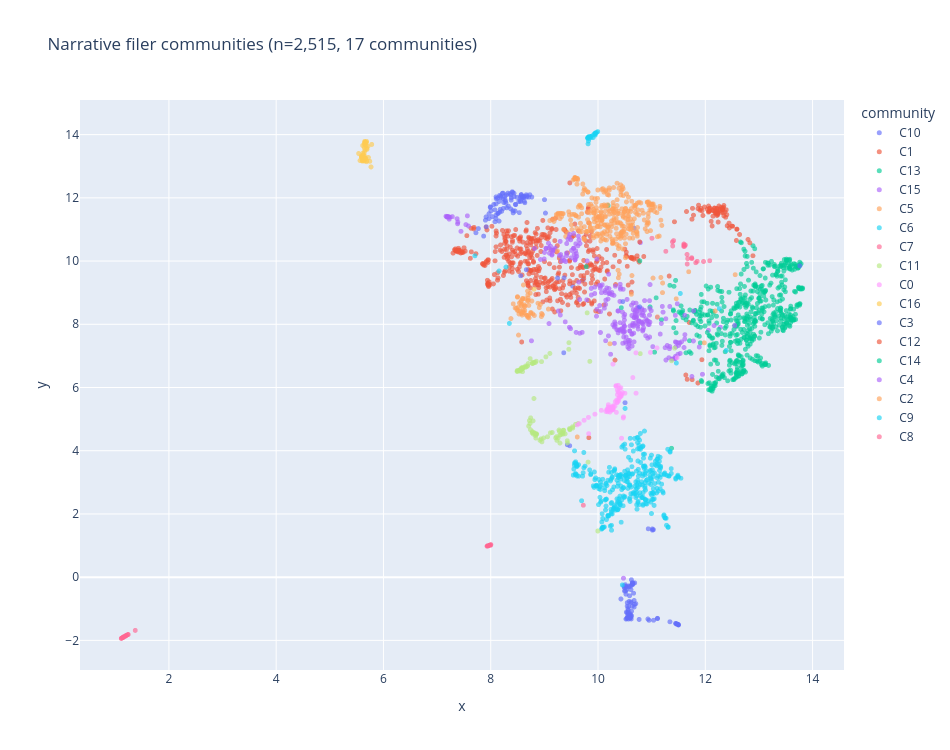

Write notebook code for a chart like this one.
### Markdown cell above
## Visualise

### Code cell
plot_df = pd.DataFrame({
    "x": embedding_2d[:, 0],
    "y": embedding_2d[:, 1],
    "community": [f"C{c}" for c in community_ids_narrative],
    "product": df_narrative["Product"].tolist(),
    "issue": df_narrative["Issue"].tolist(),
    "company": df_narrative["Company"].tolist(),
    "text_preview": [t[:120] for t in narrative_texts]
})

fig = px.scatter(
    plot_df,
    x="x", y="y",
    color="community",
    hover_data={
        "product": True,
        "issue": True,
        "company": True,
        "text_preview": True,
        "x": False,
        "y": False
    },
    opacity=0.65,
    title=f"Narrative filer communities (n={len(df_narrative):,}, {n_communities_narrative} communities)"
)

fig.update_traces(marker=dict(size=5))
fig.update_layout(width=950, height=750)
fig.show()

### Figure 1 — Plotly figure (JSON) as saved in the notebook; plotly's stock layout.template omitted (floating-point values rounded to 4 significant figures; data arrays with more than 128 entries replaced by an {"elided": "..."} marker saying what was removed)
{"data": [{"customdata": {"elided": "101x4 str values"}, "hovertemplate": "community=C10<br>product=%{customdata[0]}<br>issue=%{customdata[1]}<br>company=%{customdata[2]}<br>text_preview=%{customdata[3]}<extra></extra>", "legendgroup": "C10", "marker": {"color": "#636efa", "opacity": 0.65, "size": 5, "symbol": "circle"}, "mode": "markers", "name": "C10", "showlegend": true, "type": "scattergl", "x": [10.6, 10.68, 11.11, 11.45, 10.63, 11.47, 10.58, 10.94, 10.93, 10.65, 11.46, 11.48, 10.54, 10.58, 10.54, 9.719, 10.64, 10.56, 10.49, 10.6, 10.6, 10.6, 9.427, 10.65, 10.62, 10.56, 10.51, 10.55, 11.45, 10.62, 9.361, 11.47, 10.6, 10.48, 11.11, 10.68, 11.5, 10.5, 11.5, 10.67, 11.47, 10.52, 10.64, 10.58, 9.473, 10.63, 10.7, 11.49, 10.57, 10.51, 10.62, 10.61, 10.52, 10.65, 10.59, 10.66, 10.61, 10.52, 10.55, 10.52, 10.61, 10.58, 10.59, 10.67, 10.6, 10.53, 10.54, 10.61, 11.5, 10.59, 11.01, 10.67, 10.58, 10.64, 10.6, 10.66, 10.54, 10.59, 10.43, 11.5, 10.49, 10.77, 10.57, 11.02, 10.55, 10.57, 10.5, 11.03, 10.59, 10.56, 10.57, 10.64, 11.34, 10.95, 10.53, 11.49, 9.527, 11.04, 10.53, 10.53, 10.62], "xaxis": "x", "y": [-1.253, -0.1808, -1.302, -1.468, -0.253, -1.482, -1.261, 1.53, -1.324, -0.2102, -1.48, -1.488, -0.9162, -1.169, -0.807, 9.402, -0.9191, -1.109, -0.4394, -1.16, -1.198, -0.2935, 4.189, -0.1785, -1.077, -1.054, -0.238, -1.278, -1.463, -0.7811, 7.099, -1.482, -1.292, -0.2725, -1.311, -0.8592, -1.502, 5.518, -1.511, 11.04, -1.481, -0.5411, -0.1859, -1.278, 4.157, -1.225, -0.8399, -1.497, -0.3004, -0.4396, -1.321, -1.279, -0.2847, -0.2333, -1.28, -0.5087, -0.3948, -0.2951, -1.189, -1.326, -0.8121, -0.2762, -1.301, -0.7391, -1.21, -0.4015, -1.121, -1.226, -1.51, -1.283, 1.524, -0.9429, -0.7682, -0.1772, -1.294, -0.1976, -1.276, -1.255, -0.69, -1.496, -0.3304, -1.337, -1.325, 1.487, -1.287, -0.9317, -0.3262, 1.503, -0.589, -1.001, -1.148, -0.202, -1.412, -1.366, -1.108, -1.499, 9.208, -1.363, -1.308, -0.3099, -0.08238], "yaxis": "y"}, {"customdata": {"elided": "403x4 str values"}, "hovertemplate": "community=C1<br>product=%{customdata[0]}<br>issue=%{customdata[1]}<br>company=%{customdata[2]}<br>text_preview=%{customdata[3]}<extra></extra>", "legendgroup": "C1", "marker": {"color": "#EF553B", "opacity": 0.65, "size": 5, "symbol": "circle"}, "mode": "markers", "name": "C1", "showlegend": true, "type": "scattergl", "x": {"elided": "403 float values"}, "xaxis": "x", "y": {"elided": "403 float values"}, "yaxis": "y"}, {"customdata": {"elided": "441x4 str values"}, "hovertemplate": "community=C13<br>product=%{customdata[0]}<br>issue=%{customdata[1]}<br>company=%{customdata[2]}<br>text_preview=%{customdata[3]}<extra></extra>", "legendgroup": "C13", "marker": {"color": "#00cc96", "opacity": 0.65, "size": 5, "symbol": "circle"}, "mode": "markers", "name": "C13", "showlegend": true, "type": "scattergl", "x": {"elided": "441 float values"}, "xaxis": "x", "y": {"elided": "441 float values"}, "yaxis": "y"}, {"customdata": {"elided": "199x4 str values"}, "hovertemplate": "community=C15<br>product=%{customdata[0]}<br>issue=%{customdata[1]}<br>company=%{customdata[2]}<br>text_preview=%{customdata[3]}<extra></extra>", "legendgroup": "C15", "marker": {"color": "#ab63fa", "opacity": 0.65, "size": 5, "symbol": "circle"}, "mode": "markers", "name": "C15", "showlegend": true, "type": "scattergl", "x": {"elided": "199 float values"}, "xaxis": "x", "y": {"elided": "199 float values"}, "yaxis": "y"}, {"customdata": {"elided": "316x4 str values"}, "hovertemplate": "community=C5<br>product=%{customdata[0]}<br>issue=%{customdata[1]}<br>company=%{customdata[2]}<br>text_preview=%{customdata[3]}<extra></extra>", "legendgroup": "C5", "marker": {"color": "#FFA15A", "opacity": 0.65, "size": 5, "symbol": "circle"}, "mode": "markers", "name": "C5", "showlegend": true, "type": "scattergl", "x": {"elided": "316 float values"}, "xaxis": "x", "y": {"elided": "316 float values"}, "yaxis": "y"}, {"customdata": {"elided": "339x4 str values"}, "hovertemplate": "community=C6<br>product=%{customdata[0]}<br>issue=%{customdata[1]}<br>company=%{customdata[2]}<br>text_preview=%{customdata[3]}<extra></extra>", "legendgroup": "C6", "marker": {"color": "#19d3f3", "opacity": 0.65, "size": 5, "symbol": "circle"}, "mode": "markers", "name": "C6", "showlegend": true, "type": "scattergl", "x": {"elided": "339 float values"}, "xaxis": "x", "y": {"elided": "339 float values"}, "yaxis": "y"}, {"customdata": [["Credit card or prepaid card", "Trouble using your card", "PNC Bank N.A.", "I took a trip to XXXX in late XXXX lasting until the first week of XXXX. I had waited for this trip all year and wanted "], ["Credit reporting, credit repair services, or other personal consumer reports", "Problem with a credit reporting company's investigation into an existing problem", "PNC Bank N.A.", "Hi there, I have had a good credit and always make payments responsibly. XX/XX/2020 I saw a fraudulently opened loan acc"], ["Checking or savings account", "Managing an account", "PNC Bank N.A.", "PNC bank has failed to protect me as a customer someone hacked my account and made several unauthorized XXXX XXXX  trans"], ["Checking or savings account", "Managing an account", "PNC Bank N.A.", "I use a third party service named XXXX and it's already connected to my PNC business bank account. When trying to connec"], ["Checking or savings account", "Managing an account", "PNC Bank N.A.", "When I try to connect an external account and it says that pnc has made changes that prevents you from being able to lin"], ["Mortgage", "Trouble during payment process", "PNC Bank N.A.", "XX/XX/2020 called PNC Bank to get payoff on mortgage. We were given email XXXX XXXX XXXX and the info they required and "], ["Debt collection", "Attempts to collect debt not owed", "PNC Bank N.A.", "I am a customer with PNC bank. I have a personal account and a business account there. \nI applied for the PPP 1 loan. I "], ["Debt collection", "Took or threatened to take negative or legal action", "PNC Bank N.A.", "The original debt was with BBVA Compass Bank which is now owned by PNC Bank. PNC is attempting to collect a debt which t"], ["Mortgage", "Trouble during payment process", "PNC Bank N.A.", "I purchased a new home in XXXX 2020..I applied for a tax reduction from the XXXX XXXX by using prop XX/XX/XXXX which you"], ["Checking or savings account", "Managing an account", "PNC Bank N.A.", "I received the sum of {$8200.00} in my checking account with PNC bank from one XXXX XXXX my business contact on Thursday"], ["Mortgage", "Applying for a mortgage or refinancing an existing mortgage", "PNC Bank N.A.", "I have had a line of credit ( Mortgage ) with Pnc Bank for over 20 years. My credit score is XXXX to XXXX, They denied t"], ["Checking or savings account", "Managing an account", "PNC Bank N.A.", "On XX/XX/XXXX I placed a bill pay request with PNC bank to be sent to a credit union to pay off a loan. There was a spec"], ["Mortgage", "Trouble during payment process", "PNC Bank N.A.", "I want to make you aware of the pain a lot of Americans are suffering due to the BBVA PNC merger. In my specific case, P"], ["Payday loan, title loan, or personal loan", "Can't contact lender or servicer", "PNC Bank N.A.", "I am trying to connect my Pnc account to my XXXX app but Pnc isnt letting the connection to complete"], ["Money transfer, virtual currency, or money service", "Other transaction problem", "PNC Bank N.A.", "I have benefitted from the savings app, XXXX. Recently they said that PNC is suspending connection to the app. I have mo"], ["Money transfer, virtual currency, or money service", "Other service problem", "PNC Bank N.A.", "My bank PNC makes it impossible to connect my XXXX app account. Its getting annoying trying to reconnect every time I lo"], ["Checking or savings account", "Problem with a lender or other company charging your account", "PNC Bank N.A.", "Tried to pay money to a secured company via ACH, but said PNC Bank made a change and will not connect to pay."], ["Credit card or prepaid card", "Other features, terms, or problems", "PNC Bank N.A.", "PNC bank XXXX XXXX Credit Card. My account was cut off due to XXXX mo of inactivity. They sent out XXXX letter that like"], ["Mortgage", "Trouble during payment process", "PNC Bank N.A.", "The mortage thru PNC Bank in question was on a home we sold thru a realty listing XXXX XXXX, was paid in full thru a clo"], ["Money transfer, virtual currency, or money service", "Other transaction problem", "PNC Bank N.A.", "On XX/XX/2020, through my bank ( XXXX XXXX  ), I made a domestic wire transfer of {$3400.00} to a friend. The friends ba"]], "hovertemplate": "community=C7<br>product=%{customdata[0]}<br>issue=%{customdata[1]}<br>company=%{customdata[2]}<br>text_preview=%{customdata[3]}<extra></extra>", "legendgroup": "C7", "marker": {"color": "#FF6692", "opacity": 0.65, "size": 5, "symbol": "circle"}, "mode": "markers", "name": "C7", "showlegend": true, "type": "scattergl", "x": [11.01, 11.75, 11.39, 11.6, 11.61, 11.97, 11.75, 11.66, 12.08, 11.39, 11.85, 11.66, 11.67, 11.63, 11.61, 11.6, 11.6, 11.26, 11.82, 11.41], "xaxis": "x", "y": [10.72, 10.08, 10.48, 10.5, 10.51, 9.986, 10.11, 9.906, 10.01, 10.61, 9.991, 10.21, 10.08, 10.51, 10.47, 10.54, 10.46, 10.31, 9.948, 10.65], "yaxis": "y"}, {"customdata": {"elided": "98x4 str values"}, "hovertemplate": "community=C11<br>product=%{customdata[0]}<br>issue=%{customdata[1]}<br>company=%{customdata[2]}<br>text_preview=%{customdata[3]}<extra></extra>", "legendgroup": "C11", "marker": {"color": "#B6E880", "opacity": 0.65, "size": 5, "symbol": "circle"}, "mode": "markers", "name": "C11", "showlegend": true, "type": "scattergl", "x": [8.936, 9.996, 9.112, 8.582, 9.345, 8.575, 8.805, 8.947, 8.561, 8.597, 11.43, 8.572, 9.028, 8.54, 9.227, 9.528, 9.349, 10.79, 8.782, 9.581, 9.211, 9.458, 8.735, 8.722, 8.816, 8.779, 9.455, 8.688, 8.788, 8.699, 8.835, 8.985, 8.546, 9.336, 8.557, 9.057, 9.274, 8.833, 9.147, 9.102, 9.847, 8.543, 9.35, 8.846, 9.468, 8.65, 9.385, 8.536, 8.629, 8.81, 8.733, 8.84, 8.526, 8.855, 9.476, 8.568, 9.474, 8.492, 8.528, 8.778, 8.851, 8.839, 8.675, 9.628, 9.232, 9.281, 9.326, 8.794, 9.427, 9.287, 9.254, 8.592, 8.583, 8.918, 8.848, 9.36, 9.815, 11.37, 8.602, 8.848, 8.5, 9.29, 8.799, 8.954, 8.777, 8.648, 9.432, 8.817, 8.494, 9.525, 8.744, 8.74, 8.78, 8.832, 8.772, 9.307, 9.797, 8.707], "xaxis": "x", "y": [4.374, 1.46, 4.565, 6.574, 4.524, 6.58, 5.652, 6.819, 6.566, 6.616, 7.246, 6.577, 6.97, 6.555, 4.445, 4.718, 4.647, 7.071, 6.763, 4.833, 4.409, 7.418, 6.913, 4.953, 4.55, 4.599, 7.21, 6.686, 4.945, 6.758, 4.536, 4.401, 6.518, 4.579, 6.551, 4.441, 4.654, 6.792, 4.576, 7.078, 6.827, 6.555, 4.562, 4.52, 4.7, 6.641, 4.534, 6.529, 6.64, 6.799, 4.861, 4.529, 6.536, 4.525, 4.676, 6.608, 4.665, 6.506, 6.537, 4.594, 4.537, 4.402, 6.665, 4.86, 4.328, 4.609, 4.551, 4.528, 4.316, 4.491, 4.396, 6.503, 6.632, 4.329, 6.832, 4.648, 3.639, 6.846, 6.61, 4.518, 6.521, 4.242, 6.779, 4.281, 6.759, 6.679, 4.247, 4.562, 6.536, 4.757, 5.039, 4.665, 6.797, 4.48, 4.565, 4.507, 8.361, 4.778], "yaxis": "y"}, {"customdata": {"elided": "74x4 str values"}, "hovertemplate": "community=C0<br>product=%{customdata[0]}<br>issue=%{customdata[1]}<br>company=%{customdata[2]}<br>text_preview=%{customdata[3]}<extra></extra>", "legendgroup": "C0", "marker": {"color": "#FF97FF", "opacity": 0.65, "size": 5, "symbol": "circle"}, "mode": "markers", "name": "C0", "showlegend": true, "type": "scattergl", "x": [10.5, 10.18, 10.71, 10.36, 10.39, 10.2, 10.22, 10.27, 10.28, 10.36, 10.23, 9.652, 10.26, 10.26, 10.17, 10.35, 10.25, 10.23, 10.35, 10.33, 10.26, 10.23, 10.41, 10.28, 10.48, 10.38, 10.98, 10.39, 10.32, 10.37, 10.44, 10.4, 10.38, 9.615, 9.826, 10.47, 9.741, 10.34, 10.2, 10.43, 10.44, 10.2, 10.36, 10.38, 10.24, 10.28, 10.22, 10.17, 10.28, 10.34, 9.821, 10.19, 11.48, 10.65, 10.17, 10.25, 10.43, 11.1, 10.32, 10.46, 10.43, 9.942, 10.18, 10.28, 10.42, 10.15, 10.26, 10.06, 10.22, 10.28, 10.39, 10.29, 10.71, 10.19], "xaxis": "x", "y": [5.818, 5.268, 7.097, 5.772, 5.833, 5.292, 5.346, 5.343, 5.326, 5.531, 5.362, 4.858, 5.325, 5.386, 5.297, 5.605, 5.285, 5.319, 5.521, 6.043, 5.281, 5.355, 5.695, 5.302, 5.073, 5.856, 7.11, 5.694, 5.409, 5.593, 4.396, 5.968, 5.574, 4.819, 4.539, 5.037, 4.963, 6.058, 5.376, 5.797, 5.761, 5.316, 5.919, 6.069, 5.345, 6.74, 5.223, 5.31, 5.374, 5.213, 5.055, 5.386, 6.942, 6.314, 5.29, 5.326, 5.729, 7.252, 5.551, 5.839, 5.992, 5.156, 5.232, 5.394, 5.739, 5.242, 5.333, 5.277, 5.294, 5.344, 5.665, 5.424, 5.819, 5.456], "yaxis": "y"}, {"customdata": {"elided": "56x4 str values"}, "hovertemplate": "community=C16<br>product=%{customdata[0]}<br>issue=%{customdata[1]}<br>company=%{customdata[2]}<br>text_preview=%{customdata[3]}<extra></extra>", "legendgroup": "C16", "marker": {"color": "#FECB52", "opacity": 0.65, "size": 5, "symbol": "circle"}, "mode": "markers", "name": "C16", "showlegend": true, "type": "scattergl", "x": [5.643, 5.599, 5.653, 5.537, 5.608, 5.618, 5.631, 5.683, 5.63, 5.647, 5.72, 5.628, 5.628, 5.678, 5.659, 5.745, 5.653, 8.807, 5.597, 5.634, 5.603, 5.683, 5.626, 5.639, 5.655, 5.642, 5.624, 5.644, 5.665, 5.564, 5.62, 5.59, 5.661, 5.664, 5.649, 5.607, 5.684, 5.656, 5.692, 5.597, 5.67, 5.782, 5.618, 5.613, 5.626, 5.711, 5.666, 5.644, 5.587, 5.595, 5.687, 5.683, 5.658, 5.768, 5.645, 5.661], "xaxis": "x", "y": [13.58, 13.29, 13.75, 13.4, 13.16, 13.26, 13.28, 13.75, 13.24, 13.68, 13.28, 13.24, 13.18, 13.66, 13.75, 13.16, 13.76, 9.109, 13.24, 13.19, 13.18, 13.17, 13.36, 13.19, 13.52, 13.27, 13.26, 13.44, 13.75, 13.18, 13.36, 13.29, 13.7, 13.25, 13.79, 13.2, 13.14, 13.76, 13.53, 13.28, 13.24, 13.69, 13.42, 13.66, 13.22, 13.63, 13.76, 13.73, 13.32, 13.3, 13.57, 13.79, 13.31, 12.98, 13.17, 13.72], "yaxis": "y"}, {"customdata": {"elided": "90x4 str values"}, "hovertemplate": "community=C3<br>product=%{customdata[0]}<br>issue=%{customdata[1]}<br>company=%{customdata[2]}<br>text_preview=%{customdata[3]}<extra></extra>", "legendgroup": "C3", "marker": {"color": "#636efa", "opacity": 0.65, "size": 5, "symbol": "circle"}, "mode": "markers", "name": "C3", "showlegend": true, "type": "scattergl", "x": [8.458, 8.533, 8.368, 8.154, 8.381, 9.367, 8.204, 8.056, 10.78, 8.611, 8.236, 8.489, 8.435, 8.286, 8.604, 8.623, 7.769, 8.228, 8.635, 8.625, 8.728, 8.32, 8.1, 8.553, 13.76, 10.46, 8.266, 8.138, 8.384, 8.275, 7.901, 8.409, 8.616, 8.08, 8.663, 8.182, 8.567, 8.166, 8.556, 8.673, 7.916, 8.707, 8.581, 8.283, 8.032, 8.127, 8.592, 8.004, 8.454, 8.433, 9.02, 8.416, 8.765, 8.077, 8.154, 8.177, 8.23, 8.191, 8.571, 7.969, 9.002, 8.329, 7.724, 8.098, 8.298, 8.58, 8.241, 8.523, 8.669, 8.558, 8.401, 8.269, 9.246, 8.418, 8.36, 8.217, 8.373, 8.466, 8.554, 8.132, 7.968, 8.166, 8.096, 7.868, 7.99, 8.101, 8.101, 8.662, 7.995, 7.914], "xaxis": "x", "y": [11.79, 11.53, 12.09, 11.89, 11.93, 9.472, 11.58, 11.79, 8.554, 12.03, 11.67, 12.02, 12.04, 12.09, 12.05, 12.05, 11.03, 12.15, 11.85, 11.89, 12.1, 12.15, 12.03, 12.02, 9.849, 8.718, 12.05, 11.51, 12.0, 11.89, 11.29, 12.17, 12.01, 11.24, 9.729, 12.05, 12.09, 12.08, 11.92, 12.06, 11.09, 12.02, 11.99, 11.83, 11.4, 11.99, 12.02, 11.59, 11.58, 12.14, 11.52, 11.6, 12.03, 11.62, 11.26, 11.64, 11.97, 12.01, 12.1, 11.5, 11.94, 11.73, 10.89, 11.81, 11.68, 12.04, 11.85, 11.89, 12.03, 9.536, 12.19, 11.94, 9.462, 11.52, 12.13, 12.14, 11.65, 11.79, 11.88, 11.51, 11.34, 11.55, 11.35, 10.79, 11.7, 11.97, 11.46, 12.1, 11.72, 11.4], "yaxis": "y"}, {"customdata": {"elided": "69x4 str values"}, "hovertemplate": "community=C12<br>product=%{customdata[0]}<br>issue=%{customdata[1]}<br>company=%{customdata[2]}<br>text_preview=%{customdata[3]}<extra></extra>", "legendgroup": "C12", "marker": {"color": "#EF553B", "opacity": 0.65, "size": 5, "symbol": "circle"}, "mode": "markers", "name": "C12", "showlegend": true, "type": "scattergl", "x": [12.23, 12.59, 12.17, 12.14, 12.19, 12.32, 11.96, 12.59, 12.11, 12.13, 12.09, 12.37, 11.87, 12.06, 12.08, 12.83, 12.32, 11.65, 12.04, 12.41, 12.89, 12.22, 12.24, 12.4, 12.29, 12.45, 11.92, 12.13, 12.8, 12.25, 11.76, 12.22, 12.15, 12.07, 12.27, 12.5, 11.9, 12.38, 12.07, 12.35, 12.64, 12.35, 12.33, 12.22, 12.08, 12.27, 12.17, 11.94, 11.86, 10.78, 12.51, 12.23, 11.98, 12.32, 12.39, 12.33, 12.23, 12.2, 12.29, 11.42, 12.34, 12.22, 12.2, 12.18, 12.06, 12.44, 12.22, 12.58, 12.32], "xaxis": "x", "y": [11.5, 11.01, 11.68, 11.42, 11.52, 11.63, 11.44, 11.01, 11.26, 11.61, 11.67, 11.56, 11.77, 11.55, 11.59, 10.58, 11.64, 11.57, 11.64, 11.12, 10.17, 11.51, 11.23, 11.47, 11.54, 11.05, 11.67, 11.11, 10.68, 11.74, 11.67, 11.65, 11.59, 11.58, 11.59, 11.11, 11.61, 11.39, 11.57, 11.43, 10.84, 11.76, 11.53, 11.44, 11.67, 11.64, 11.58, 11.59, 11.66, 10.61, 11.1, 11.53, 11.71, 11.67, 11.62, 11.63, 11.47, 11.52, 11.7, 11.24, 11.7, 11.58, 11.54, 11.67, 11.74, 11.2, 11.67, 10.65, 11.67], "yaxis": "y"}, {"customdata": {"elided": "111x4 str values"}, "hovertemplate": "community=C14<br>product=%{customdata[0]}<br>issue=%{customdata[1]}<br>company=%{customdata[2]}<br>text_preview=%{customdata[3]}<extra></extra>", "legendgroup": "C14", "marker": {"color": "#00cc96", "opacity": 0.65, "size": 5, "symbol": "circle"}, "mode": "markers", "name": "C14", "showlegend": true, "type": "scattergl", "x": [12.92, 12.68, 12.11, 12.2, 12.11, 11.93, 12.75, 12.23, 12.63, 12.78, 13.06, 13.05, 12.62, 12.46, 12.14, 12.19, 12.22, 12.31, 12.58, 12.45, 11.93, 12.08, 12.04, 12.48, 12.71, 12.7, 12.6, 12.09, 13.06, 12.84, 12.57, 12.62, 12.05, 12.6, 12.6, 12.55, 12.6, 11.86, 12.54, 12.72, 12.07, 12.7, 12.18, 12.95, 12.32, 12.68, 12.7, 12.69, 13.11, 12.61, 12.67, 12.1, 12.58, 12.98, 12.07, 12.72, 12.58, 12.16, 12.84, 12.51, 12.21, 12.33, 12.48, 12.14, 12.25, 12.42, 13.12, 12.7, 11.91, 12.64, 12.98, 12.26, 12.58, 12.1, 12.31, 11.99, 12.46, 12.16, 12.88, 13.01, 12.5, 12.13, 12.67, 13.13, 12.24, 12.47, 13.18, 12.96, 12.65, 12.56, 12.58, 12.14, 12.64, 12.54, 12.44, 12.14, 12.31, 12.36, 12.18, 12.71, 12.75, 12.07, 12.06, 12.14, 12.58, 12.24, 12.68, 12.45, 12.6, 12.62, 13.13], "xaxis": "x", "y": [6.847, 6.437, 5.919, 6.865, 6.044, 6.184, 7.207, 6.756, 6.435, 7.024, 6.678, 6.724, 6.364, 7.698, 6.036, 6.164, 7.696, 6.398, 6.445, 6.833, 6.219, 7.619, 7.741, 7.16, 6.488, 6.507, 6.432, 5.919, 6.77, 6.935, 6.474, 6.366, 6.123, 6.554, 6.482, 6.748, 6.628, 7.932, 6.25, 6.545, 6.15, 6.706, 6.057, 7.008, 6.362, 6.429, 6.86, 6.696, 6.726, 7.036, 6.518, 5.972, 6.327, 6.808, 7.644, 6.525, 6.757, 6.131, 7.372, 6.246, 6.326, 6.43, 6.452, 5.961, 7.839, 6.212, 6.747, 6.841, 7.907, 7.006, 6.998, 6.274, 6.848, 6.74, 7.333, 7.946, 6.864, 6.044, 6.893, 6.838, 6.787, 5.883, 6.806, 6.725, 6.287, 6.548, 6.699, 6.839, 6.795, 6.312, 6.415, 5.98, 6.469, 6.277, 6.525, 7.569, 6.353, 6.314, 6.125, 6.752, 6.488, 8.031, 5.93, 6.414, 6.82, 6.514, 6.66, 6.708, 6.856, 7.008, 6.779], "yaxis": "y"}, {"customdata": {"elided": "75x4 str values"}, "hovertemplate": "community=C4<br>product=%{customdata[0]}<br>issue=%{customdata[1]}<br>company=%{customdata[2]}<br>text_preview=%{customdata[3]}<extra></extra>", "legendgroup": "C4", "marker": {"color": "#ab63fa", "opacity": 0.65, "size": 5, "symbol": "circle"}, "mode": "markers", "name": "C4", "showlegend": true, "type": "scattergl", "x": [7.284, 9.584, 9.177, 9.58, 7.387, 7.382, 9.294, 11.75, 9.414, 9.5, 9.338, 9.202, 7.564, 9.978, 7.189, 7.218, 9.585, 9.634, 8.997, 9.281, 10.97, 9.507, 8.927, 9.305, 7.241, 9.397, 9.16, 9.131, 9.085, 9.546, 9.167, 9.114, 7.586, 9.471, 9.605, 9.441, 8.817, 9.574, 7.205, 9.032, 9.555, 9.002, 7.2, 9.14, 7.373, 9.321, 7.18, 9.372, 11.95, 9.411, 9.796, 9.416, 9.141, 8.759, 9.03, 7.445, 9.195, 9.977, 7.167, 9.462, 9.571, 7.217, 9.541, 9.646, 9.663, 10.2, 9.077, 9.595, 9.49, 9.548, 7.183, 7.537, 7.226, 9.625, 9.094], "xaxis": "x", "y": [11.41, 10.33, 10.34, 10.1, 11.23, 11.18, 10.62, 6.348, 10.17, 10.1, 10.1, 10.41, 11.43, 8.475, 11.4, 11.38, 10.55, 10.79, 10.07, 10.18, 9.256, 10.34, 10.05, 10.21, 11.39, 9.984, 10.34, 10.36, 10.41, 10.87, 10.36, 10.47, 11.11, 10.84, 10.15, 10.69, 10.4, 10.04, 11.41, 10.4, 10.21, 10.27, 11.4, 10.21, 11.34, 10.0, 11.4, 10.02, 6.418, 10.25, 10.0, 10.55, 10.19, 7.477, 10.41, 10.94, 10.36, 10.06, 11.42, 10.76, 10.03, 11.4, 10.4, 10.67, 10.55, 9.585, 10.56, 10.24, 10.67, 10.41, 11.41, 11.15, 11.32, 10.48, 10.25], "yaxis": "y"}, {"customdata": {"elided": "58x4 str values"}, "hovertemplate": "community=C2<br>product=%{customdata[0]}<br>issue=%{customdata[1]}<br>company=%{customdata[2]}<br>text_preview=%{customdata[3]}<extra></extra>", "legendgroup": "C2", "marker": {"color": "#FFA15A", "opacity": 0.65, "size": 5, "symbol": "circle"}, "mode": "markers", "name": "C2", "showlegend": true, "type": "scattergl", "x": [8.495, 8.586, 8.579, 8.701, 8.701, 8.693, 8.687, 9.244, 8.559, 8.518, 8.673, 8.945, 8.575, 8.419, 8.713, 8.609, 8.455, 8.591, 8.479, 8.528, 9.822, 8.813, 8.604, 8.645, 8.603, 8.376, 8.905, 9.97, 9.89, 8.783, 8.668, 8.6, 8.881, 8.744, 8.55, 8.499, 8.766, 9.671, 8.569, 8.643, 8.514, 8.536, 8.963, 8.7, 8.573, 8.948, 8.627, 8.62, 8.737, 8.626, 8.516, 8.498, 8.688, 8.632, 8.71, 8.748, 8.69, 8.925], "xaxis": "x", "y": [8.441, 8.293, 8.631, 8.757, 8.265, 8.933, 9.052, 10.32, 8.71, 7.658, 8.283, 8.246, 8.337, 8.646, 8.203, 9.244, 8.514, 8.816, 8.508, 8.327, 11.79, 8.279, 8.463, 8.578, 8.811, 8.18, 8.53, 11.69, 11.73, 8.329, 8.283, 8.382, 8.665, 8.348, 8.416, 8.857, 8.736, 11.75, 8.583, 8.811, 8.543, 8.674, 8.306, 8.829, 8.75, 8.34, 8.57, 8.619, 8.982, 8.362, 8.425, 8.874, 8.733, 8.439, 8.598, 8.375, 8.225, 8.629], "yaxis": "y"}, {"customdata": [["Money transfer, virtual currency, or money service", "Fraud or scam", "Coinbase, Inc.", "I have been subject of theft and financial crimes. My account was with the firm called Coinbase, Due to no help form coi"], ["Money transfer, virtual currency, or money service", "Other transaction problem", "Coinbase, Inc.", "Hi i deposited {$250.00} to my coinbase account from my XXXX XXXX XXXX bank account. \nThe deposit failed \" due to insuff"], ["Credit card or prepaid card", "Problem with a purchase or transfer", "Coinbase, Inc.", "On XX/XX/XXXX, I attempted to make a transaction at XXXX for {$2400.00} on my coinbase visa card ending in XXXX, tied to"], ["Money transfer, virtual currency, or money service", "Managing, opening, or closing your mobile wallet account", "Coinbase, Inc.", "Hello, I contacted ( cryptocurrency exchange ) XXXX 's support about a potential attempt to compromise my account. Basic"], ["Money transfer, virtual currency, or money service", "Fraud or scam", "Coinbase, Inc.", "XX/XX/XXXX at XXXX am I had regular day to get ready for work. When I wake up I see my phone to check the weather but th"], ["Money transfer, virtual currency, or money service", "Wrong amount charged or received", "Coinbase, Inc.", "My bank did a reversal for a {$34000.00} transfer to my Coinbase account. My account balance went from {$53000.00} to {$"], ["Money transfer, virtual currency, or money service", "Other transaction problem", "Coinbase, Inc.", "I have tried multiple times to withdraw funds from my coinbase wallet but transactions keep getting stuck in pending. \n\n"], ["Money transfer, virtual currency, or money service", "Fraud or scam", "Payward Ventures Inc. dba Kraken", "To whom it may concern : On XX/XX/2021, approximately $ XXXXworth of cryptocurrency stolen from my account at Kraken. Wh"], ["Money transfer, virtual currency, or money service", "Wrong amount charged or received", "Coinbase, Inc.", "This follow-up complaint is regarding Coinbase 's inadequate response to my initial complaint. \n\nInitial complaint Info "], ["Money transfer, virtual currency, or money service", "Money was not available when promised", "Coinbase, Inc.", "On XX/XX/2021 I Sent USD XXXX at XXXX XXXX from Coinbase Pro to Coinbase Account. Transaction ID : XXXX. The money was n"], ["Money transfer, virtual currency, or money service", "Fraud or scam", "Coinbase, Inc.", "My name is XXXX XXXX Im a hard working XXXX  in XXXX XXXX Maine resident. on XX/XX/XXXX I traded for millions of Gyen.x "], ["Money transfer, virtual currency, or money service", "Fraud or scam", "Coinbase, Inc.", "Someone has used my email account \" XXXX '' to open an account with Coinbase. I have contacted the company twice and I a"], ["Money transfer, virtual currency, or money service", "Other transaction problem", "Coinbase, Inc.", "I exchanged XXXX  for XXXX  on Coinbase and then transferred my entire XXXX  balance. Coinbase showed my XXXX balance dr"], ["Money transfer, virtual currency, or money service", "Fraud or scam", "Coinbase, Inc.", "Hello, This is a formal complaint about the crypto currency exchange that is Coinbase. Coinbase has locked me out of my "], ["Money transfer, virtual currency, or money service", "Managing, opening, or closing your mobile wallet account", "Coinbase, Inc.", "I opened my Coinbase acct. in good faith on XX/XX/XXXX with my cell phone. Today is XX/XX/XXXX. I have never used any ot"], ["Money transfer, virtual currency, or money service", "Fraud or scam", "Coinbase, Inc.", "I have a cryptocurrency account with Coinbase XXXX and Coinbase. I received several text messages claiming to be from Co"], ["Money transfer, virtual currency, or money service", "Fraud or scam", "Coinbase, Inc.", "During the XXXX 2022 timeframe, I was scammed to invest in a mining pool and without my authorization, the full amount w"], ["Money transfer, virtual currency, or money service", "Other transaction problem", "Coinbase, Inc.", "On Monday XX/XX/2021, A hacker broke into my coinbase.com account ( after changing the password ) and three minutes late"], ["Money transfer, virtual currency, or money service", "Other transaction problem", "Coinbase, Inc.", "Coinbase Wallet made an unauthorized transaction to an unknown wallet on XX/XX/2021. \nThey transferred XXXX XXXX ( XXXX "], ["Money transfer, virtual currency, or money service", "Unauthorized transactions or other transaction problem", "Coinbase, Inc.", "On XX/XX/XXXX I had {$200.00} withdrawn from my account which I did not remember authorizing I called Coinbase and email"], ["Money transfer, virtual currency, or money service", "Other service problem", "Coinbase, Inc.", "My phone logged me out of my coinbase app last week. I have tried to log back in so I can cash out my money, but it aske"], ["Money transfer, virtual currency, or money service", "Fraud or scam", "Coinbase, Inc.", "On XX/XX/XXXX. 2021 my Coinbase and Coinbase Pro accounts were hacked and almost {$16000.00} of my crypto currency inclu"], ["Money transfer, virtual currency, or money service", "Unauthorized transactions or other transaction problem", "Coinbase, Inc.", "On XX/XX/2020 I tried by all means to withdraw from the coinbase.com wallet the value of {$110.00} in bitcoins, which ha"], ["Money transfer, virtual currency, or money service", "Other service problem", "Coinbase, Inc.", "I had a transaction fail on the Coinbase exchange on XX/XX/XXXX for 2 {$500.00} dollar deposits. I have now made sure th"], ["Money transfer, virtual currency, or money service", "Other service problem", "Coinbase, Inc.", "Hello, I am a Coinbase user. In summary, my money from the Coinbase exchange has disappeared, as well as all the transac"], ["Money transfer, virtual currency, or money service", "Fraud or scam", "Coinbase, Inc.", "Case # XXXX - Complaint # XXXX Hello XXXX, Thanks for filing a Formal Complaint with Coinbase.\n\nThe Disputes Team is cur"], ["Money transfer, virtual currency, or money service", "Fraud or scam", "Coinbase, Inc.", "hi. i bought in XX/XX/2018 {$500.00} worth of XXXX  trough coinbase. .now coinbase allege i only have {$1.00}. i never a"]], "hovertemplate": "community=C9<br>product=%{customdata[0]}<br>issue=%{customdata[1]}<br>company=%{customdata[2]}<br>text_preview=%{customdata[3]}<extra></extra>", "legendgroup": "C9", "marker": {"color": "#19d3f3", "opacity": 0.65, "size": 5, "symbol": "circle"}, "mode": "markers", "name": "C9", "showlegend": true, "type": "scattergl", "x": [9.805, 9.948, 9.95, 9.83, 9.811, 9.948, 9.909, 9.815, 9.936, 9.956, 9.822, 9.807, 9.973, 9.857, 9.819, 9.835, 9.854, 9.832, 9.84, 9.872, 9.83, 9.825, 9.872, 9.918, 9.948, 9.846, 9.995], "xaxis": "x", "y": [13.89, 13.99, 14.02, 13.87, 13.89, 14.04, 13.91, 13.71, 14.02, 14.05, 13.8, 13.9, 14.07, 13.94, 13.92, 13.93, 13.93, 13.92, 13.93, 13.94, 13.92, 13.93, 13.91, 14.0, 14.05, 13.93, 14.1], "yaxis": "y"}, {"customdata": {"elided": "38x4 str values"}, "hovertemplate": "community=C8<br>product=%{customdata[0]}<br>issue=%{customdata[1]}<br>company=%{customdata[2]}<br>text_preview=%{customdata[3]}<extra></extra>", "legendgroup": "C8", "marker": {"color": "#FF6692", "opacity": 0.65, "size": 5, "symbol": "circle"}, "mode": "markers", "name": "C8", "showlegend": true, "type": "scattergl", "x": [1.155, 1.239, 7.959, 7.999, 1.156, 7.942, 1.181, 1.131, 1.113, 1.139, 1.237, 1.153, 1.373, 9.726, 1.162, 1.189, 8.002, 1.188, 7.941, 1.148, 1.149, 7.985, 1.166, 7.94, 1.199, 1.158, 1.114, 1.205, 1.211, 7.958, 7.97, 1.148, 7.931, 1.18, 1.146, 1.169, 1.143, 7.981], "xaxis": "x", "y": [-1.897, -1.814, 0.9985, 1.01, -1.894, 0.988, -1.869, -1.919, -1.937, -1.911, -1.816, -1.897, -1.684, 2.275, -1.888, -1.861, 1.031, -1.862, 0.9877, -1.902, -1.9, 1.013, -1.884, 0.9883, -1.852, -1.892, -1.936, -1.847, -1.836, 0.9981, 1.0, -1.902, 0.9785, -1.87, -1.9, -1.881, -1.907, 1.011], "yaxis": "y"}], "layout": {"height": 750, "legend": {"title": {"text": "community"}, "tracegroupgap": 0}, "title": {"text": "Narrative filer communities (n=2,515, 17 communities)"}, "width": 950, "xaxis": {"anchor": "y", "domain": [0, 1], "title": {"text": "x"}}, "yaxis": {"anchor": "x", "domain": [0, 1], "title": {"text": "y"}}}}
